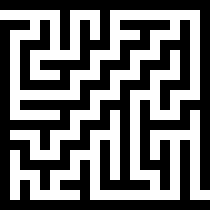
#> input picture lab/lab05/img/maze10/maze10_16.png, 210 x 210 px
$ jupyter execute lab05_16.ipynb
#> lines starting #> are read from the running program, lines starting #| are printed output that depends on the picture
# Лабораторная работа 5.  Эвристические алгоритмы

**Цель работы:** ознакомление с  эвристическими алгоритмами  и методикой оценки  их эффективности.

## Задание 1.

Дан либиринт. Вход в лабиринт находится сверху слева, выход - снизу справа.

### Формат решения:

Исходный лабиринт:


Формат решения

|<!-- -->|<!-- --> |<!-- --> |<!-- --> |<!-- --> |<!-- --> |<!-- --> |<!-- --> |<!-- --> |<!-- --> |
|:------:|:-------:|:-------:|:-------:|:-------:|:-------:|:-------:|:-------:|:-------:|:-------:|
|9       |&#9632;  |&#9632;  |&#9632;  |&#9632;  |&#9632;  |&#9632;  |&#9632;  |&#9632;  |&#9632;  |
|8       |&#9633;  |&#9633;  |&#9633;  |&#9633;  |&#9632;  |&#9633;  |&#9633;  |&#9633;  |&#9632;  |
|7       |&#9632;  |&#9633;  |&#9632;  |&#9633;  |&#9632;  |&#9633;  |&#9632;  |&#9632;  |&#9632;  |
|6       |&#9632;  |&#9633;  |&#9632;  |&#9633;  |&#9632;  |&#9633;  |&#9633;  |&#9633;  |&#9632;  |
|5       |&#9632;  |&#9632;  |&#9632;  |&#9633;  |&#9632;  |&#9632;  |&#9632;  |&#9633;  |&#9632;  |
|4       |&#9632;  |&#9633;  |&#9633;  |&#9633;  |&#9633;  |&#9633;  |&#9632;  |&#9633;  |&#9632;  |
|3       |&#9632;  |&#9633;  |&#9632;  |&#9632;  |&#9632;  |&#9632;  |&#9632;  |&#9633;  |&#9632;  |
|2       |&#9632;  |&#9633;  |&#9633;  |&#9633;  |&#9633;  |&#9633;  |&#9633;  |&#9633;  |&#9633;  |
|1       |&#9632;  |&#9632;  |&#9632;  |&#9632;  |&#9632;  |&#9632;  |&#9632;  |&#9632;  |&#9632;  |
|<!-- -->|1        |2        |3        |4        |5        |6        |7        |8        |9        |

|<!-- -->|<!-- --> |<!-- --> |<!-- --> |<!-- --> |<!-- --> |<!-- --> |<!-- --> |<!-- --> |<!-- --> |
|:------:|:-------:|:-------:|:-------:|:-------:|:-------:|:-------:|:-------:|:-------:|:-------:|
|9       |&#9632;  |&#9632;  |&#9632;  |&#9632;  |&#9632;  |&#9632;  |&#9632;  |&#9632;  |&#9632;  |
|8       |&#128997;  |&#128997;  |&#128997;  |&#128997;  |&#9632;  |&#9633;  |&#9633;  |&#9633;  |&#9632;  |
|7       |&#9632;  |&#9633;  |&#9632;  |&#128997;  |&#9632;  |&#9633;  |&#9632;  |&#9632;  |&#9632;  |
|6       |&#9632;  |&#9633;  |&#9632;  |&#128997;  |&#9632;  |&#9633;  |&#9633;  |&#9633;  |&#9632;  |
|5       |&#9632;  |&#9632;  |&#9632;  |&#128997;  |&#9632;  |&#9632;  |&#9632;  |&#9633;  |&#9632;  |
|4       |&#9632;  |&#128997;  |&#128997;  |&#128997;  |&#9633;  |&#9633;  |&#9632;  |&#9633;  |&#9632;  |
|3       |&#9632;  |&#128997;  |&#9632;  |&#9632;  |&#9632;  |&#9632;  |&#9632;  |&#9633;  |&#9632;  |
|2       |&#9632;  |&#128997;  |&#128997;  |&#128997;  |&#128997;  |&#128997;  |&#128997;  |&#128997;  |&#128997;  |
|1       |&#9632;  |&#9632;  |&#9632;  |&#9632;  |&#9632;  |&#9632;  |&#9632;  |&#9632;  |&#9632;  |
|<!-- -->|1        |2        |3        |4        |5        |6        |7        |8        |9        |

### а) Используя волновой алгоритм вручную построить оптимальный путь через лабиринт.

|<!-- -->|<!-- --> |<!-- --> |<!-- --> |<!-- --> |<!-- --> |<!-- --> |<!-- --> |<!-- --> |<!-- --> |
|:------:|:-------:|:-------:|:-------:|:-------:|:-------:|:-------:|:-------:|:-------:|:-------:|
|9       |&#9632;  |&#9632;  |&#9632;  |&#9632;  |&#9632;  |&#9632;  |&#9632;  |&#9632;  |&#9632;  |
|8       |1  |2  |3  |4  |&#9632;  |&#9633;  |&#9633;  |&#9633;  |&#9632;  |
|7       |&#9632;  |3  |&#9632;  |5  |&#9632;  |&#9633;  |&#9632;  |&#9632;  |&#9632;  |
|6       |&#9632;  |4  |&#9632;  |6  |&#9632;  |&#9633;  |&#9633;  |&#9633;  |&#9632;  |
|5       |&#9632;  |&#9632;  |&#9632;  |7  |&#9632;  |&#9632;  |&#9632;  |&#9633;  |&#9632;  |
|4       |&#9632;  |10  |9  |8  |9  |10  |&#9632;  |&#9633;  |&#9632;  |
|3       |&#9632;  |11  |&#9632;  |&#9632;  |&#9632;  |&#9632;  |&#9632;  |19  |&#9632;  |
|2       |&#9632;  |12  |13  |14  |15  |16  |17  |18  |19  |
|1       |&#9632;  |&#9632;  |&#9632;  |&#9632;  |&#9632;  |&#9632;  |&#9632;  |&#9632;  |&#9632;  |
|<!-- -->|1        |2        |3        |4        |5        |6        |7        |8        |9        |

|<!-- -->|<!-- --> |<!-- --> |<!-- --> |<!-- --> |<!-- --> |<!-- --> |<!-- --> |<!-- --> |<!-- --> |
|:------:|:-------:|:-------:|:-------:|:-------:|:-------:|:-------:|:-------:|:-------:|:-------:|
|9       |&#9632;  |&#9632;  |&#9632;  |&#9632;  |&#9632;  |&#9632;  |&#9632;  |&#9632;  |&#9632;  |
|8       |&#9312;  |&#9313;  |&#9314;  |&#9315;  |&#9632;  |&#9633;  |&#9633;  |&#9633;  |&#9632;  |
|7       |&#9632;  |3  |&#9632;  |&#9316;  |&#9632;  |&#9633;  |&#9632;  |&#9632;  |&#9632;  |
|6       |&#9632;  |4  |&#9632;  |&#9317;  |&#9632;  |&#9633;  |&#9633;  |&#9633;  |&#9632;  |
|5       |&#9632;  |&#9632;  |&#9632;  |&#9318;  |&#9632;  |&#9632;  |&#9632;  |&#9633;  |&#9632;  |
|4       |&#9632;  |&#9321;  |&#9320;  |&#9319;  |9  |10  |&#9632;  |&#9633;  |&#9632;  |
|3       |&#9632;  |&#9322;  |&#9632;  |&#9632;  |&#9632;  |&#9632;  |&#9632;  |19  |&#9632;  |
|2       |&#9632;  |&#9323;  |&#9324;  |&#9325;  |&#9326;  |&#9327;  |&#9328;  |&#9329;  |&#9330;  |
|1       |&#9632;  |&#9632;  |&#9632;  |&#9632;  |&#9632;  |&#9632;  |&#9632;  |&#9632;  |&#9632;  |
|<!-- -->|1        |2        |3        |4        |5        |6        |7        |8        |9        |

### б) Используя маршрутный алгоритм вручную построить оптимальный путь через лабиринт.

|<!-- -->|<!-- --> |<!-- --> |<!-- --> |<!-- --> |<!-- --> |<!-- --> |<!-- --> |<!-- --> |<!-- --> |
|:------:|:-------:|:-------:|:-------:|:-------:|:-------:|:-------:|:-------:|:-------:|:-------:|
|9       |&#9632;  |&#9632;  |&#9632;  |&#9632;  |&#9632;  |&#9632;  |&#9632;  |&#9632;  |&#9632;  |
|8       |A  |1  |4  |5  |&#9632;  |&#9633;  |&#9633;  |&#9633;  |&#9632;  |
|7       |&#9632;  |2  |&#9632;  |6  |&#9632;  |&#9633;  |&#9632;  |&#9632;  |&#9632;  |
|6       |&#9632;  |3  |&#9632;  |7  |&#9632;  |&#9633;  |&#9633;  |&#9633;  |&#9632;  |
|5       |&#9632;  |&#9632;  |&#9632;  |8  |&#9632;  |&#9632;  |&#9632;  |&#9633;  |&#9632;  |
|4       |&#9632;  |13  |9  |10  |11  |12  |&#9632;  |&#9633;  |&#9632;  |
|3       |&#9632;  |14  |&#9632;  |&#9632;  |&#9632;  |&#9632;  |&#9632;  |21  |&#9632;  |
|2       |&#9632;  |15  |16  |17  |18  |19  |20  |22  |B  |
|1       |&#9632;  |&#9632;  |&#9632;  |&#9632;  |&#9632;  |&#9632;  |&#9632;  |&#9632;  |&#9632;  |
|<!-- -->|1        |2        |3        |4        |5        |6        |7        |8        |9        |

1) Выбираем $d_2$ < $d_1$

2) Выбираем $d_3$. Зашли в тупик, поэтому возвращаемся на 2 шага назад

3) Выбираем $d_1$

4) Выбираем $d_4$

5) Выбираем $d_6$ < $d_5$

6) Выбираем $d_7$, $d_8$, так как нет вариантов

7) Выбираем $d_{11}$ < $d_{10}$ < $d_9$

8) Выбираем $d_{12}$. Зашли в тупик, поэтому возвращаемся на 2 шага назад

9) Выбираем $d_{10}$ < $d_{9}$

10) Выбираем $d_{9}$

11) Выбираем $d_{14}$ < $d_{13}$

12) Выбираем $d_{16}$ < $d_{15}$

13) Выбираем $d_{16}$, $d_{17}$, $d_{18}$, $d_{19}$, $d_{20}$, так как нет вариантов

14) Выбираем $d_{22}$ < $d_{21}$

15) Из $d_{22}$ попадаем в __B__. То есть маршрут построен

|<!-- -->|<!-- --> |<!-- --> |<!-- --> |<!-- --> |<!-- --> |<!-- --> |<!-- --> |<!-- --> |<!-- --> |
|:------:|:-------:|:-------:|:-------:|:-------:|:-------:|:-------:|:-------:|:-------:|:-------:|
|9       |&#9632;  |&#9632;  |&#9632;  |&#9632;  |&#9632;  |&#9632;  |&#9632;  |&#9632;  |&#9632;  |
|8       |<div style="background-color: green; color: white">A</div>  |__1__  |__4__  |5  |&#9632;  |&#9633;  |&#9633;  |&#9633;  |&#9632;  |
|7       |&#9632;  |2  |&#9632;  |__6__  |&#9632;  |&#9633;  |&#9632;  |&#9632;  |&#9632;  |
|6       |&#9632;  |3  |&#9632;  |__7__  |&#9632;  |&#9633;  |&#9633;  |&#9633;  |&#9632;  |
|5       |&#9632;  |&#9632;  |&#9632;  |__8__  |&#9632;  |&#9632;  |&#9632;  |&#9633;  |&#9632;  |
|4       |&#9632;  |13  |__9__  |__10__  |11  |12  |&#9632;  |&#9633;  |&#9632;  |
|3       |&#9632;  |__14__  |&#9632;  |&#9632;  |&#9632;  |&#9632;  |&#9632;  |21  |&#9632;  |
|2       |&#9632;  |15  |__16__  |__17__  |__18__  |__19__  |__20__  |__22__  |<div style="background-color: red; color: white">B</div>  |
|1       |&#9632;  |&#9632;  |&#9632;  |&#9632;  |&#9632;  |&#9632;  |&#9632;  |&#9632;  |&#9632;  |
|<!-- -->|1        |2        |3        |4        |5        |6        |7        |8        |9        |

|<!-- -->|<!-- --> |<!-- --> |<!-- --> |<!-- --> |<!-- --> |<!-- --> |<!-- --> |<!-- --> |<!-- --> |
|:------:|:-------:|:-------:|:-------:|:-------:|:-------:|:-------:|:-------:|:-------:|:-------:|
|9       |&#9632;  |&#9632;  |&#9632;  |&#9632;  |&#9632;  |&#9632;  |&#9632;  |&#9632;  |&#9632;  |
|8       |1  |2  |3  |4  |&#9632;  |&#9633;  |&#9633;  |&#9633;  |&#9632;  |
|7       |&#9632;  |3  |&#9632;  |5  |&#9632;  |&#9633;  |&#9632;  |&#9632;  |&#9632;  |
|6       |&#9632;  |4  |&#9632;  |6  |&#9632;  |&#9633;  |&#9633;  |&#9633;  |&#9632;  |
|5       |&#9632;  |&#9632;  |&#9632;  |7  |&#9632;  |&#9632;  |&#9632;  |&#9633;  |&#9632;  |
|4       |&#9632;  |10  |9  |8  |9  |10  |&#9632;  |&#9633;  |&#9632;  |
|3       |&#9632;  |11  |&#9632;  |&#9632;  |&#9632;  |&#9632;  |&#9632;  |19  |&#9632;  |
|2       |&#9632;  |12  |13  |14  |15  |16  |17  |18  |19  |
|1       |&#9632;  |&#9632;  |&#9632;  |&#9632;  |&#9632;  |&#9632;  |&#9632;  |&#9632;  |&#9632;  |
|<!-- -->|1        |2        |3        |4        |5        |6        |7        |8        |9        |

## Задание 2.

Дан либиринт. Вход в лабиринт находится сверху слева, выход - снизу справа.
Реализовав алгоритм в соответствии с заданием построить оптимальный путь через лабиринт.

| Вариант | Лабиринт | Алгоритм |
|:---|:---|:---|
| 16  |  | Двухлучевой алгоритм |

[cell 1]
import copy

from PIL import Image

def print_way(maze, A_beam):
    print("__________________________________________")
    for i in range(len(maze)):
        for j in range(len(maze[i])):
            if tuple([i, j]) in A_beam:
                print(u"\u2B1C", end="")
            elif maze[i][j]:
                print("🔳", end="")
            else:
                print(u"\u2B1B", end="")
        print()


# Открываем изображение
img = Image.open("../img/maze10/maze10_16.png")
#> img is the input picture: PIL image 210x210 RGBA; mean R, G, B, A 116.2, 116.2, 116.2, 255
image = img.resize((21, 21))
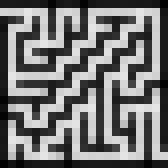
#> image: PIL image 21x21 RGBA (shown 8 times larger); mean R, G, B, A 116.5, 116.5, 116.5, 255
# image.show()
# Преобразуем в черно-белое
bw_image = image.convert("L")

# Получаем размер изображения
width, height = bw_image.size
#> width = 21; height = 21

# Создаем матрицу размером с изображение, заполненную False
matrix = [[False for _ in range(width)] for _ in range(height)]

# Проходим по каждому пикселю в изображении
for y in range(height):
    for x in range(width):
        # Получаем значение яркости пикселя (от 0 до 255)
        pixel = bw_image.getpixel((x, y))

        # Если яркость больше половины максимальной, то пиксель считаем белым (True)
        if pixel > 127:
            matrix[y][x] = True
#> after the loop, matrix = 21 items

print_way(matrix, [])
#> the loop in print_way, `for i in range(len(maze)):` made 21 passes

# двухлучевой поиск

maze = copy.deepcopy(matrix)
#> maze = 21 items
A = tuple([1, 0])
B = tuple([19, 20])
# 4 threads mb

def go_beam(maze, point, point_2, x, y, beams_1 = None):
#> called with point = (1, 0), point_2 = (19, 20), x = 1, y = 1
    A_beam = []
    A_beam.append(point)
    result_beams = []
    for _ in range(21 * 21):
        x_coord, y_coord = A_beam[-1]
        if tuple([x_coord, y_coord]) == point_2:
            print_way(maze, A_beam)
            return True
        elif beams_1:
            for beam in beams_1:
                if tuple([x_coord, y_coord]) in beam:
                    res = A_beam + beam
                    print_way(maze, res)
                    return True
        if maze[x_coord][y_coord + y]:
            A_beam.append(tuple([x_coord, y_coord + y]))
        elif maze[x_coord + x][y_coord]:
            A_beam.append(tuple([x_coord + x, y_coord]))
        else:
            print_way(maze, A_beam)
            result_beams.append(A_beam)
            flag = False
            for _ in range(len(A_beam)):
                bad_x, bad_y = A_beam.pop()
                maze[bad_x][bad_y] = False
                for _ in range(21 * 21):
                    x_coord, y_coord = A_beam[-1]
                    if maze[x_coord + x][y_coord]:
                        A_beam.append(tuple([x_coord + x, y_coord]))
                        flag = True
                    elif maze[x_coord][y_coord + y]:
                        A_beam.append(tuple([x_coord, y_coord + y]))
                        flag = True
                    else:
                        if flag:
                            print_way(maze, A_beam)
                            result_beams.append(A_beam)
                            flag = False
                        break
            break
#> after the loop, A_beam = [(1, 0), (1, 1)]; maze = 21 items; result_beams = [[(1, 0), (1, 1)], [(1, 0), (1, 1)]]
    return result_beams


res = go_beam(maze, A, B, 1, 1)
#> res = [[(1, 0), (1, 1)], [(1, 0), (1, 1)]]
if res is list:
    go_beam(maze, B, A, -1, -1, beams_1=res)
else:
    go_beam(maze, B, A, -1, -1)
